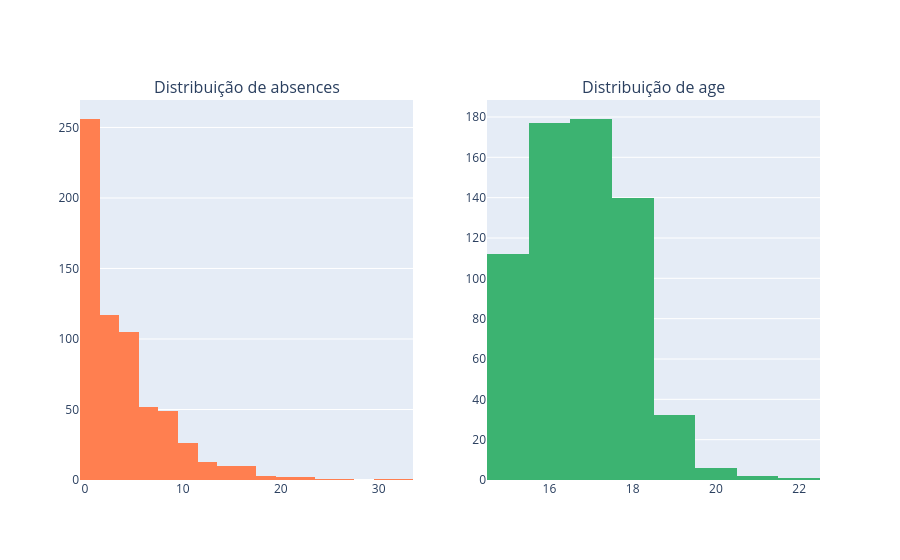

Notebook cell for this chart:
### Code cell
fig = make_subplots(rows=1, cols=2,
                    subplot_titles=["Distribuição de absences", "Distribuição de age"])
fig.add_trace(go.Histogram(x=df["absences"], nbinsx=30,
                           marker_color="coral", name="absences"), row=1, col=1)
fig.add_trace(go.Histogram(x=df["age"], nbinsx=8,
                           marker_color="mediumseagreen", name="age"), row=1, col=2)
fig.update_layout(showlegend=False)
fig.show()

print(f"absences — Mediana: {df['absences'].median():.0f}  "
      f"Max: {df['absences'].max()}  "
      f"Alunos com 0 faltas: {(df['absences']==0).sum()} "
      f"({(df['absences']==0).mean()*100:.1f}%)")

### Figure 1 — Plotly figure (JSON) as saved in the notebook; plotly's stock layout.template omitted (floating-point values rounded to 4 significant figures; data arrays with more than 128 entries replaced by an {"elided": "..."} marker saying what was removed)
{"data": [{"marker": {"color": "coral"}, "name": "absences", "nbinsx": 30, "type": "histogram", "x": {"elided": "649 int values"}, "xaxis": "x", "yaxis": "y"}, {"marker": {"color": "mediumseagreen"}, "name": "age", "nbinsx": 8, "type": "histogram", "x": {"elided": "649 int values"}, "xaxis": "x2", "yaxis": "y2"}], "layout": {"annotations": [{"font": {"size": 16}, "showarrow": false, "text": "Distribuição de absences", "x": 0.225, "xanchor": "center", "xref": "paper", "y": 1, "yanchor": "bottom", "yref": "paper"}, {"font": {"size": 16}, "showarrow": false, "text": "Distribuição de age", "x": 0.775, "xanchor": "center", "xref": "paper", "y": 1, "yanchor": "bottom", "yref": "paper"}], "showlegend": false, "xaxis": {"anchor": "y", "domain": [0, 0.45]}, "xaxis2": {"anchor": "y2", "domain": [0.55, 1]}, "yaxis": {"anchor": "x", "domain": [0, 1]}, "yaxis2": {"anchor": "x2", "domain": [0, 1]}}}
